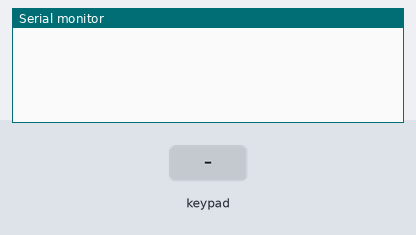
Recording of a sketch running on a simulated Arduino Uno, built with avr-gcc and run on an emulated ATmega328P. Shown: the last lines printed to the serial monitor. The test bench sets the inputs (shaded band).

Above: at 1.2 s.
1.3 s: key '1' pressed
At 2.3 s:
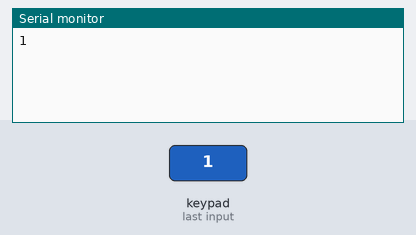
2.8 s: keypad keys 6 7 8 9 # pressed 0.4 s apart
At 4.9 s:
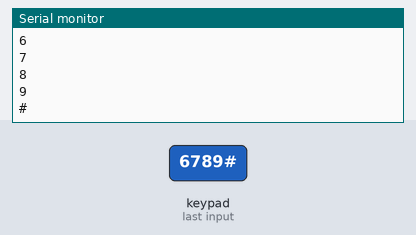
6.3 s: key 'A' pressed
At 7.5 s:
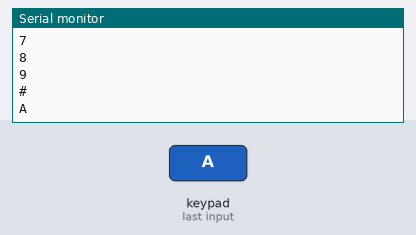
7.8 s: keypad keys 6 7 8 9 * pressed 0.4 s apart
At 9.7 s:
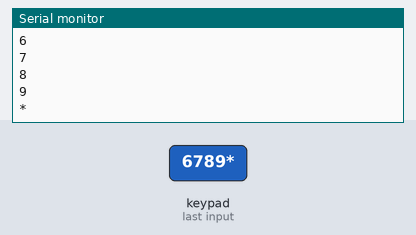
11.3 s: key 'B' pressed
At 12.3 s:
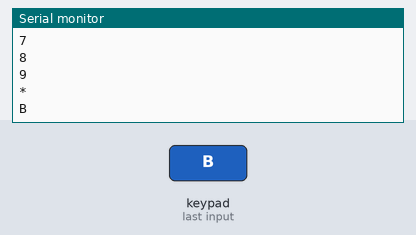
12.8 s: keypad keys 6 7 8 9 D pressed 0.4 s apart
At 14.9 s:
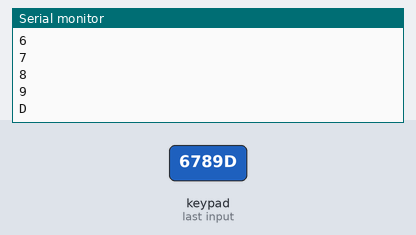
Timing chart, 0 to 16.4 s (numbered marks = the images above; inputs shaded):
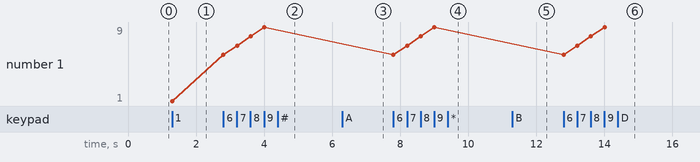

The sketch:

Keypad.ino
```cpp
/*uno @file CustomKeypad.pde
|| @version 1.0
|| @author Alexander Brevig
|| @contact alexanderbrevig@gmail.com
||
|| @description
|| | Demonstrates changing the keypad size and key values.
|| #
*/
#include <Keypad.h>

const byte ROWS = 4; //four rows
const byte COLS = 4; //four columns
//define the cymbols on the buttons of the keypads
char hexaKeys[ROWS][COLS] = {
  /*{'0','1','2','3'},
  {'4','5','6','7'},
  {'8','9','A','B'},
  {'C','D','E','F'}*/

  {'1','2','3','A'},
  {'4','5','6','B'},
  {'7','8','9','C'},
  {'*','0','#','D'}
};
/*byte rowPins[ROWS] = {5, 4, 3, 2}; // (R1,R2,R3,R4)
byte colPins[COLS] = {6, 7, 8, 9}; // (C1,C2,C3,C4)*/

byte colPins[ROWS] = {6, 7, 8, 9}; // (R1,R2,R3,R4)
  byte rowPins[COLS] = {5, 4, 3, 2}; // (C1,C2,C3,C4)
/*
  {'1','2','3','A'},
  {'4','5','6','B'},
  {'7','8','9','C'},
  {'*','0','#','D'}
*/
//initialize an instance of class NewKeypad - Khởi tạo đối tượng customKeypad
Keypad customKeypad = Keypad( makeKeymap(hexaKeys), rowPins, colPins, ROWS, COLS);

void setup(){
  Serial.begin(9600);
}

void loop(){
  char customKey = customKeypad.getKey();

  if (customKey){
    Serial.println(customKey);
  }
}
```

Measured:
- after the input at 1.3 s, the serial monitor: prints a new line at once (image 1)
- after the input at 2.8 s, the serial monitor: prints a new line at once (image 2)
- after the input at 6.3 s, the serial monitor: prints a new line at once (image 3)
- after the input at 7.8 s, the serial monitor: prints a new line at once (image 4)
- after the input at 11.3 s, the serial monitor: prints a new line at once (image 5)
- after the input at 12.8 s, the serial monitor: prints a new line at once (image 6)
- plotted number 1: 1 → 9 after the input at 2.8 s
